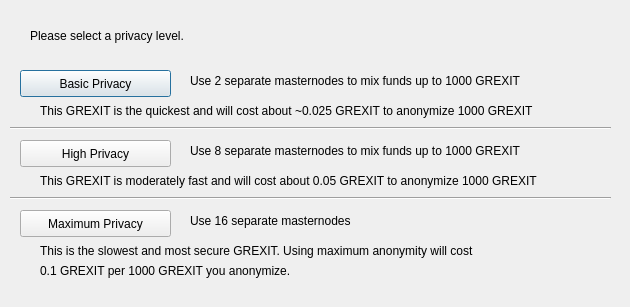
<?xml version="1.0" encoding="UTF-8"?>
<ui version="4.0">
 <class>DarksendConfig</class>
 <widget class="QDialog" name="DarksendConfig">
  <property name="geometry">
   <rect>
    <x>0</x>
    <y>0</y>
    <width>630</width>
    <height>307</height>
   </rect>
  </property>
  <property name="windowTitle">
   <string>Configure Darksend</string>
  </property>
  <widget class="QPushButton" name="buttonBasic">
   <property name="geometry">
    <rect>
     <x>20</x>
     <y>70</y>
     <width>151</width>
     <height>27</height>
    </rect>
   </property>
   <property name="text">
    <string>Basic Privacy</string>
   </property>
  </widget>
  <widget class="QPushButton" name="buttonHigh">
   <property name="geometry">
    <rect>
     <x>20</x>
     <y>140</y>
     <width>151</width>
     <height>27</height>
    </rect>
   </property>
   <property name="text">
    <string>High Privacy</string>
   </property>
  </widget>
  <widget class="QPushButton" name="buttonMax">
   <property name="geometry">
    <rect>
     <x>20</x>
     <y>210</y>
     <width>151</width>
     <height>27</height>
    </rect>
   </property>
   <property name="text">
    <string>Maximum Privacy</string>
   </property>
  </widget>
  <widget class="QLabel" name="label">
   <property name="geometry">
    <rect>
     <x>30</x>
     <y>20</y>
     <width>571</width>
     <height>31</height>
    </rect>
   </property>
   <property name="text">
    <string>Please select a privacy level.</string>
   </property>
  </widget>
  <widget class="QLabel" name="label_2">
   <property name="geometry">
    <rect>
     <x>190</x>
     <y>70</y>
     <width>421</width>
     <height>21</height>
    </rect>
   </property>
   <property name="text">
    <string>Use 2 separate masternodes to mix funds up to 1000 GREXIT</string>
   </property>
  </widget>
  <widget class="QLabel" name="label_3">
   <property name="geometry">
    <rect>
     <x>190</x>
     <y>140</y>
     <width>411</width>
     <height>21</height>
    </rect>
   </property>
   <property name="text">
    <string>Use 8 separate masternodes to mix funds up to 1000 GREXIT</string>
   </property>
  </widget>
  <widget class="QLabel" name="label_4">
   <property name="geometry">
    <rect>
     <x>190</x>
     <y>210</y>
     <width>421</width>
     <height>21</height>
    </rect>
   </property>
   <property name="text">
    <string>Use 16 separate masternodes</string>
   </property>
  </widget>
  <widget class="QLabel" name="label_6">
   <property name="geometry">
    <rect>
     <x>40</x>
     <y>100</y>
     <width>561</width>
     <height>21</height>
    </rect>
   </property>
   <property name="text">
    <string>This GREXIT is the quickest and will cost about ~0.025 GREXIT to anonymize 1000 GREXIT</string>
   </property>
  </widget>
  <widget class="QLabel" name="label_7">
   <property name="geometry">
    <rect>
     <x>40</x>
     <y>170</y>
     <width>561</width>
     <height>21</height>
    </rect>
   </property>
   <property name="text">
    <string>This GREXIT is moderately fast and will cost about 0.05 GREXIT to anonymize 1000 GREXIT</string>
   </property>
  </widget>
  <widget class="QLabel" name="label_8">
   <property name="geometry">
    <rect>
     <x>40</x>
     <y>240</y>
     <width>561</width>
     <height>21</height>
    </rect>
   </property>
   <property name="text">
    <string>This is the slowest and most secure GREXIT. Using maximum anonymity will cost</string>
   </property>
  </widget>
  <widget class="QLabel" name="label_9">
   <property name="geometry">
    <rect>
     <x>40</x>
     <y>260</y>
     <width>561</width>
     <height>21</height>
    </rect>
   </property>
   <property name="text">
    <string>0.1 GREXIT per 1000 GREXIT you anonymize.</string>
   </property>
  </widget>
  <widget class="Line" name="line">
   <property name="geometry">
    <rect>
     <x>10</x>
     <y>120</y>
     <width>601</width>
     <height>16</height>
    </rect>
   </property>
   <property name="orientation">
    <enum>Qt::Horizontal</enum>
   </property>
  </widget>
  <widget class="Line" name="line_2">
   <property name="geometry">
    <rect>
     <x>10</x>
     <y>190</y>
     <width>601</width>
     <height>16</height>
    </rect>
   </property>
   <property name="orientation">
    <enum>Qt::Horizontal</enum>
   </property>
  </widget>
 </widget>
 <resources/>
 <connections/>
</ui>
